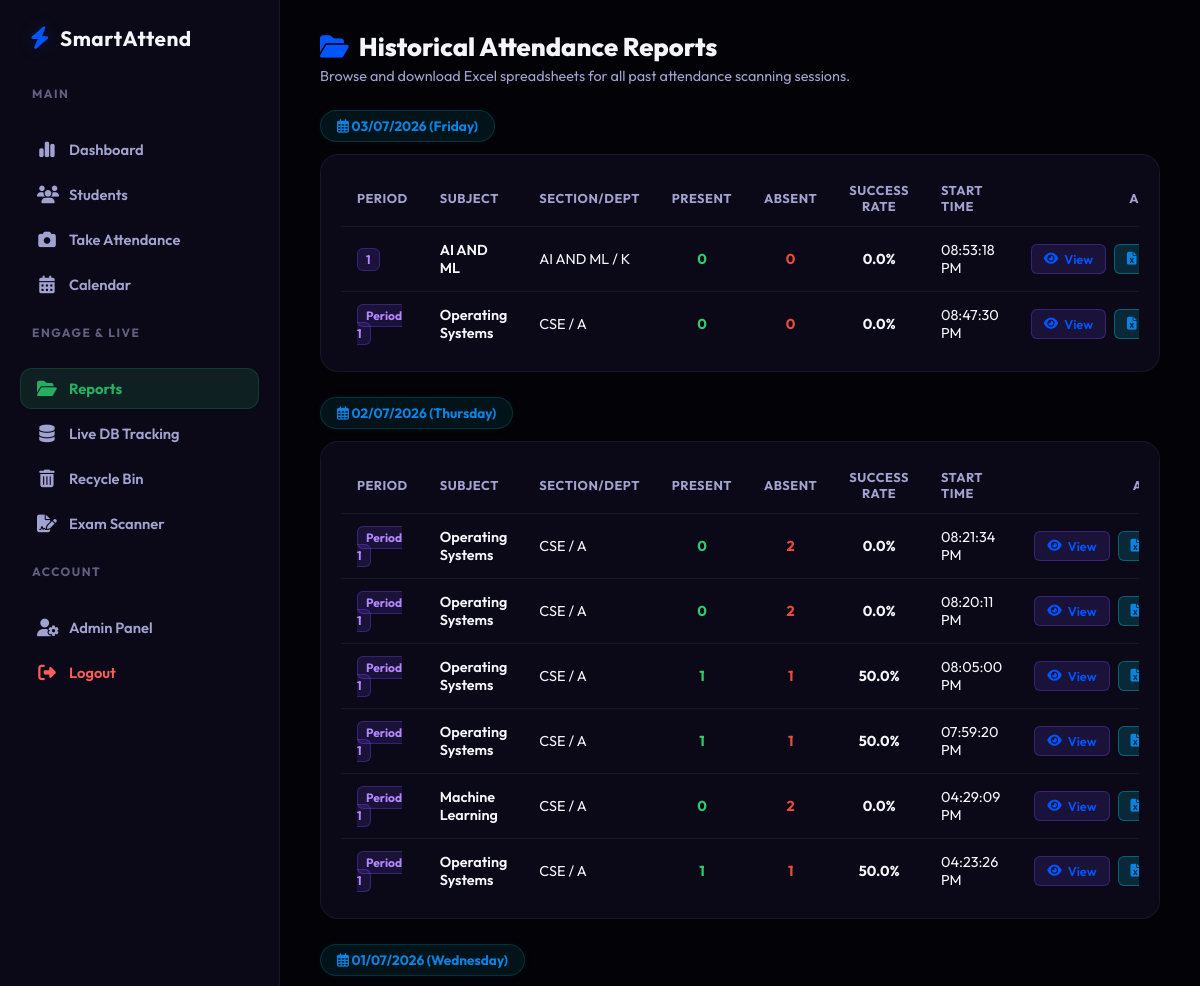
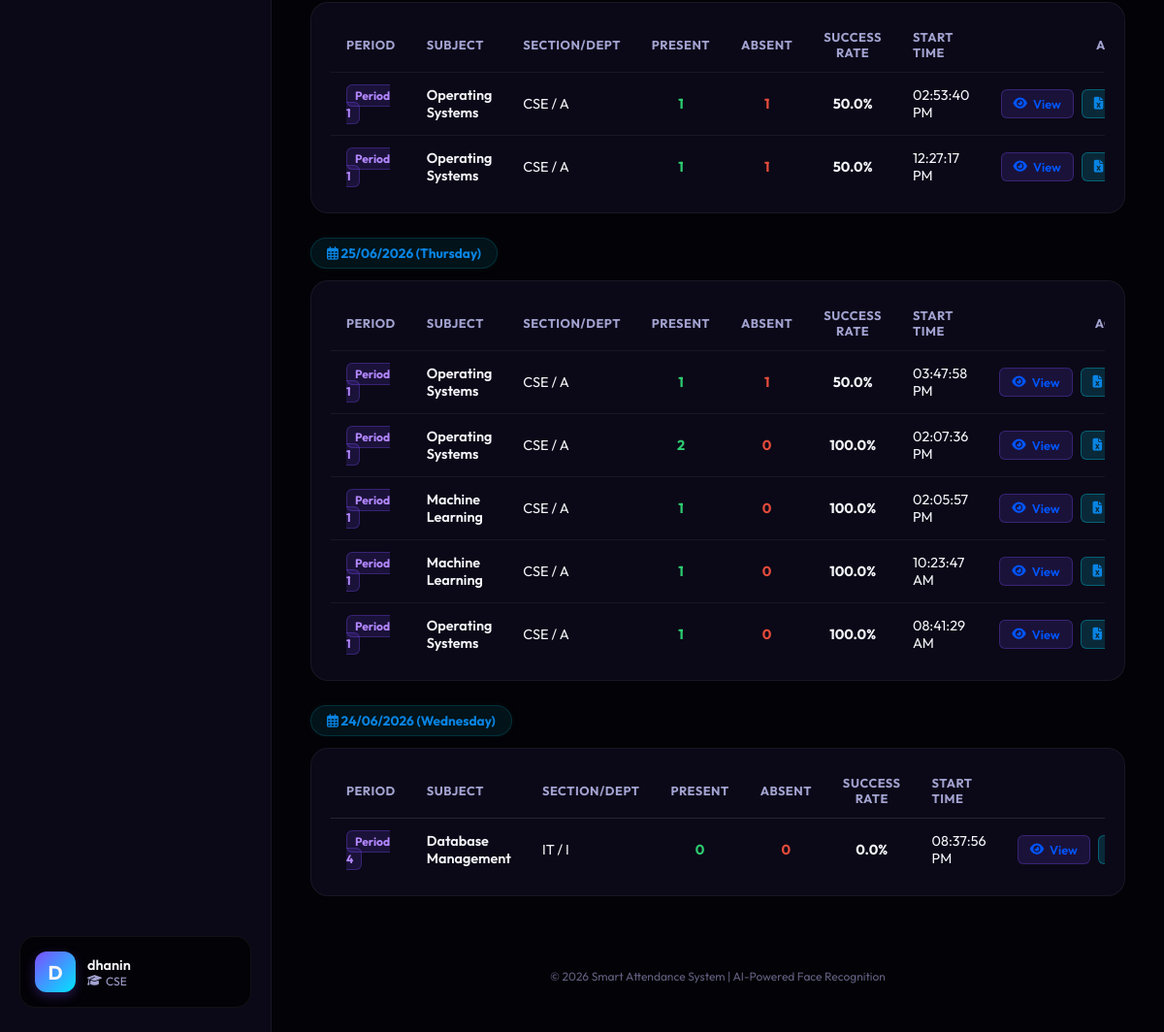
The app's page /reports/ (signed in) with its own data (2 pictures, top to bottom).
### attendance/models.py (models this page shows, shortened)
class AttendanceSession(models.Model):
    subject = models.CharField(max_length=150)
    department = models.CharField(max_length=100)
    section = models.CharField(max_length=50)
    period = models.CharField(max_length=50)
    date = models.DateField(auto_now_add=True)
    start_time = models.TimeField(auto_now_add=True)
    is_deleted = models.BooleanField(default=False)
    class Meta:
        ordering = ['-date', '-start_time']

### attendance/views.py (the view)
# urls.py: path('reports/', views.reports_page, name='reports'),
@login_required
def reports_page(request):
    sessions = AttendanceSession.objects.filter(is_deleted=False).order_by('-date', '-start_time')
    dates_dict = {}
    for s in sessions:
        date_key = s.date.strftime("%Y-%m-%d")
        date_display = s.date.strftime("%d/%m/%Y (%A)")
        if date_key not in dates_dict:
            dates_dict[date_key] = {
                'display': date_display,
                'sessions': []
            }
        t_count = s.logs.count()
        p_count = s.logs.filter(status='Present').count()
        rate = round((p_count / t_count) * 100, 1) if t_count > 0 else 0.0
        dates_dict[date_key]['sessions'].append({
            'id': s.id,
            'period': s.period,
            'subject': s.subject,
            'dept_section': f"{s.department} / {s.section}",
            'present': p_count,
            'absent': t_count - p_count,
            'success_rate': f"{rate}%",
            'start_time': s.start_time.strftime("%I:%M:%S %p"),
        })
    reports_data = [dates_dict[k] for k in sorted(dates_dict.keys(), reverse=True)]
    return render(request, 'attendance/reports.html', {'reports': reports_data})

### attendance/templates/attendance/reports.html (shortened to what this page needs)
{% extends 'attendance/base.html' %}
{% load static %}
{% block nav_reports %}active{% endblock %}
{% block content %}
<div style="margin-bottom: 25px;">
    <h1 style="font-size: 1.6rem; font-weight: 800; display: flex; align-items: center; gap: 10px;">
        <i class="fa-solid fa-folder-open" style="color: var(--primary);"></i> Historical Attendance Reports
    </h1>
    <p style="color: var(--text-secondary); font-size: 0.9rem; margin-top: 4px;">
        Browse and download Excel spreadsheets for all past attendance scanning sessions.
    </p>
</div>
{% if reports %}
    {% for report in reports %}
    <div class="report-date-block">
        <span class="report-date-header">
            <i class="fa-regular fa-calendar-days"></i> {{ report.display }}
        </span>
        <div class="report-table-card">
            <div class="table-container">
                <table>
                    <thead>
                        <tr>
                            <th>Period</th>
                            <th>Subject</th>
                            <th>Section/Dept</th>
                            <th style="text-align: center;">Present</th>
                            <th style="text-align: center;">Absent</th>
                            <th style="text-align: center;">Success Rate</th>
                            <th>Start Time</th>
                            <th style="text-align: center;">Actions</th>
                        </tr>
                    </thead>
                    <tbody>
                        {% for session in report.sessions %}
                        <tr>
                            <td>
                                <span class="badge-period">{{ session.period }}</span>
                            </td>
                            <td style="font-weight: 600;">{{ session.subject }}</td>
                            <td>{{ session.dept_section }}</td>
                            <td style="text-align: center; color: var(--accent-emerald); font-weight: 700;">{{ session.present }}</td>
                            <td style="text-align: center; color: var(--accent-rose); font-weight: 700;">{{ session.absent }}</td>
                            <td style="text-align: center; font-weight: 700;">{{ session.success_rate }}</td>
                            <td>{{ session.start_time }}</td>
                            <td style="text-align: center;">
                                <div style="display: inline-flex; gap: 8px; align-items: center;">
                                    <a href="{% url 'session_detail' session.id %}" class="btn-action-export" style="background: rgba(124, 77, 255, 0.15); border-color: rgba(124, 77, 255, 0.3); color: var(--primary);">
                                        <i class="fa-solid fa-eye"></i> View
                                    </a>
                                    <a href="{% url 'export_excel' session.id %}" class="btn-action-export">
                                        <i class="fa-solid fa-file-excel"></i> Export
                                    </a>
                                </div>
                            </td>
                        </tr>
                        {% endfor %}
                    </tbody>
                </table>
            </div>
        </div>
    </div>
    {% endfor %}
{% endif %}
{% endblock %}

### attendance/templates/attendance/base.html (shortened to what this page needs)
{% load static %}
<!DOCTYPE html>
<html lang="en">
<head>
    <link rel="stylesheet" href="{% static 'attendance/style.css' %}?v=2.9">
    <link rel="stylesheet" href="https://cdnjs.cloudflare.com/ajax/libs/font-awesome/6.4.0/css/all.min.css">
</head>
<body class="dark-theme">
    <div class="app-layout">
        <aside class="sidebar">
            <div class="sidebar-logo">
                <a href="{% url 'dashboard' %}" class="brand-logo">
                    <i class="fa-solid fa-bolt"></i>
                    <span>SmartAttend</span>
                </a>
            </div>
            <div class="sidebar-menu-wrapper">
                <div class="sidebar-section-label">MAIN</div>
                <nav class="sidebar-nav">
                    <a href="{% url 'dashboard' %}" class="sidebar-nav-item {% block nav_dashboard %}{% endblock %}">
                        <i class="fa-solid fa-chart-simple"></i> Dashboard
                    </a>
                    <a href="{% url 'manage_students' %}" class="sidebar-nav-item {% block nav_students %}{% endblock %}">
                        <i class="fa-solid fa-users"></i> Students
                    </a>
                    <a href="{% url 'take_attendance_setup' %}" class="sidebar-nav-item {% block nav_take_attendance %}{% endblock %}">
                        <i class="fa-solid fa-camera"></i> Take Attendance
                    </a>
                    <a href="{% url 'calendar_page' %}" class="sidebar-nav-item {% block nav_calendar %}{% endblock %}">
                        <i class="fa-solid fa-calendar-days"></i> Calendar
                    </a>
                </nav>
                <div class="sidebar-section-label">ENGAGE & LIVE</div>
                <nav class="sidebar-nav">
                    <a href="{% url 'reports' %}" class="sidebar-nav-item {% block nav_reports %}{% endblock %}">
                        <i class="fa-solid fa-folder-open"></i> Reports
                    </a>
                    <a href="{% url 'database_tracking' %}" class="sidebar-nav-item {% block nav_tracking %}{% endblock %}">
                        <i class="fa-solid fa-database"></i> Live DB Tracking
                    </a>
                    <a href="{% url 'recycle_bin' %}" class="sidebar-nav-item {% block nav_recycle %}{% endblock %}">
                        <i class="fa-solid fa-trash-can"></i> Recycle Bin
                    </a>
                    <a href="{% url 'exam_list' %}" class="sidebar-nav-item {% block nav_exam %}{% endblock %}">
                        <i class="fa-solid fa-file-signature"></i> Exam Scanner
                    </a>
                </nav>
                <div class="sidebar-section-label">ACCOUNT</div>
                <nav class="sidebar-nav">
                    <a href="/admin/" target="_blank" class="sidebar-nav-item">
                        <i class="fa-solid fa-user-gear"></i> Admin Panel
                    </a>
                    <a href="{% url 'logout' %}" class="sidebar-nav-item btn-logout-sidebar">
                        <i class="fa-solid fa-right-from-bracket"></i> Logout
                    </a>
                </nav>
            </div>
            <div class="sidebar-user-widget">
                <div class="user-avatar-circle">
                    {% if request.user.profile.full_name %}
                        {{ request.user.profile.full_name|slice:":1"|upper }}
                    {% else %}
                        {{ request.user.username|slice:":1"|upper }}
                    {% endif %}
                </div>
                <div class="user-widget-info">
                    <div class="user-widget-name">
                        {% if request.user.profile.full_name %}
                            {{ request.user.profile.full_name }}
                        {% else %}
                            {{ request.user.username }}
                        {% endif %}
                    </div>
                    <div class="user-widget-role">
                        <i class="fa-solid fa-graduation-cap"></i>
                        {% if request.user.profile.department %}
                            {{ request.user.profile.department }}
                        {% else %}
                            CSE
                        {% endif %}
                    </div>
                </div>
            </div>
        </aside>
        <div class="main-content-wrapper">
            <main>
                {% block content %}
                {% endblock %}
            </main>
            <footer class="footer-note">
                <p>&copy; 2026 Smart Attendance System | AI-Powered Face Recognition</p>
            </footer>
        </div>
    </div>
</body>
</html>

### records on screen
AttendanceSession: subject "AI AND ML"
AttendanceSession: period "Period 1", subject "Operating Systems"
AttendanceSession: period "Period 1", subject "Operating Systems"
AttendanceSession: period "Period 1", subject "Operating Systems"
AttendanceSession: period "Period 1", subject "Operating Systems"
AttendanceSession: period "Period 1", subject "Operating Systems"
AttendanceSession: period "Period 1", subject "Machine Learning"
AttendanceSession: period "Period 1", subject "Operating Systems"
AttendanceSession: period "Period 1", subject "Operating Systems"
AttendanceSession: period "Period 1", subject "Operating Systems"
AttendanceSession: period "Period 1", subject "Operating Systems"
AttendanceSession: period "Period 1", subject "Operating Systems"
AttendanceSession: period "Period 1", subject "Machine Learning"
AttendanceSession: period "Period 1", subject "Machine Learning"
AttendanceSession: period "Period 1", subject "Operating Systems"
AttendanceSession: period "Period 4", subject "Database Management"

### other values on screen
{{ request.user.username|slice:":1"|upper }} "D"
{{ request.user.username }} "dhanin"
{{ report.display }} "03/07/2026 (Friday)" "02/07/2026 (Thursday)" "01/07/2026 (Wednesday)" "25/06/2026 (Thursday)" "24/06/2026 (Wednesday)"
{{ session.period }} "1"
{{ session.dept_section }} "AI AND ML / K" "CSE / A" "CSE / A" "CSE / A" "CSE / A" "CSE / A" "CSE / A" "CSE / A" "CSE / A" "CSE / A" "CSE / A" "CSE / A" "CSE / A" "CSE / A" "CSE / A" "IT / I"
{{ session.present }} "0" "0" "0" "0" "1" "1" "0" "1" "1" "1" "1" "2" "1" "1" "1" "0"
{{ session.absent }} "0" "0" "2" "2" "1" "1" "2" "1" "1" "1" "1" "0" "0" "0" "0" "0"
{{ session.success_rate }} "0.0%" "0.0%" "0.0%" "0.0%" "50.0%" "50.0%" "0.0%" "50.0%" "50.0%" "50.0%" "50.0%" "100.0%" "100.0%" "100.0%" "100.0%" "0.0%"
{{ session.start_time }} "08:53:18 PM" "08:47:30 PM" "08:21:34 PM" "08:20:11 PM" "08:05:00 PM" "07:59:20 PM" "04:29:09 PM" "04:23:26 PM" "02:53:40 PM" "12:27:17 PM" "03:47:58 PM" "02:07:36 PM" "02:05:57 PM" "10:23:47 AM" "08:41:29 AM" "08:37:56 PM"
